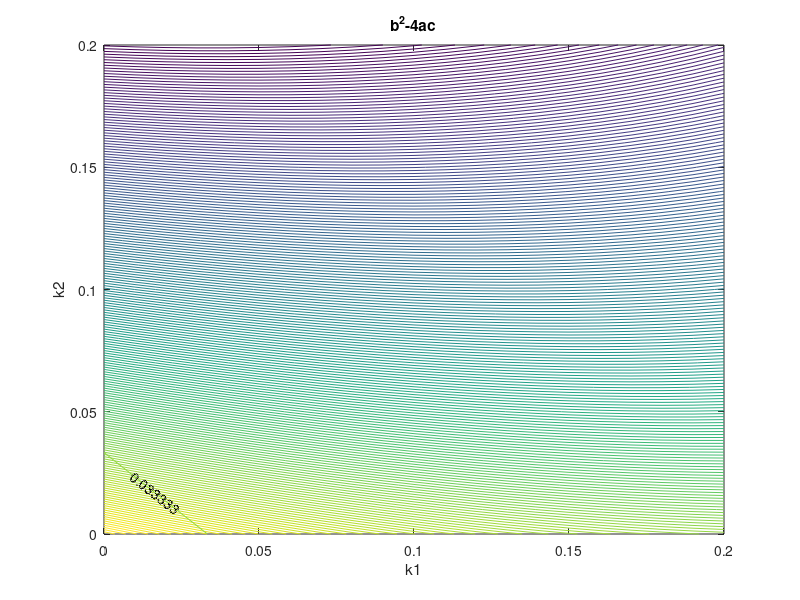
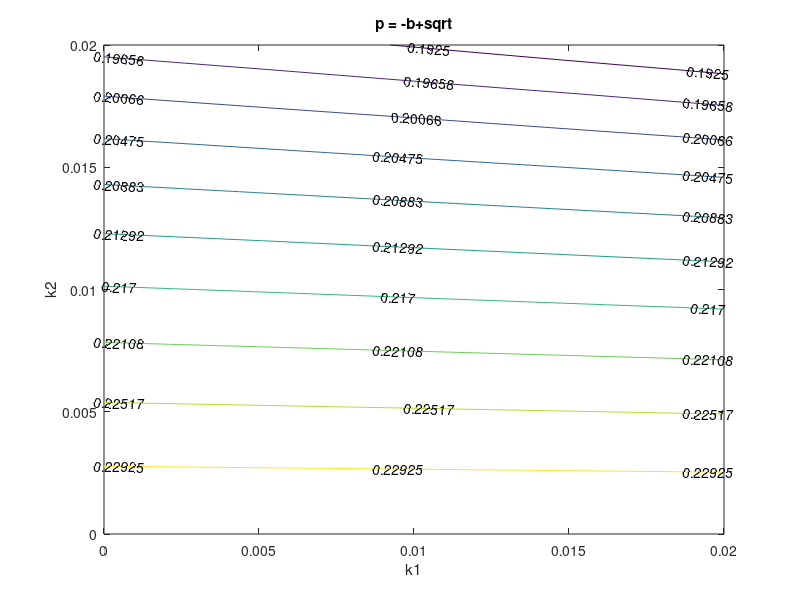
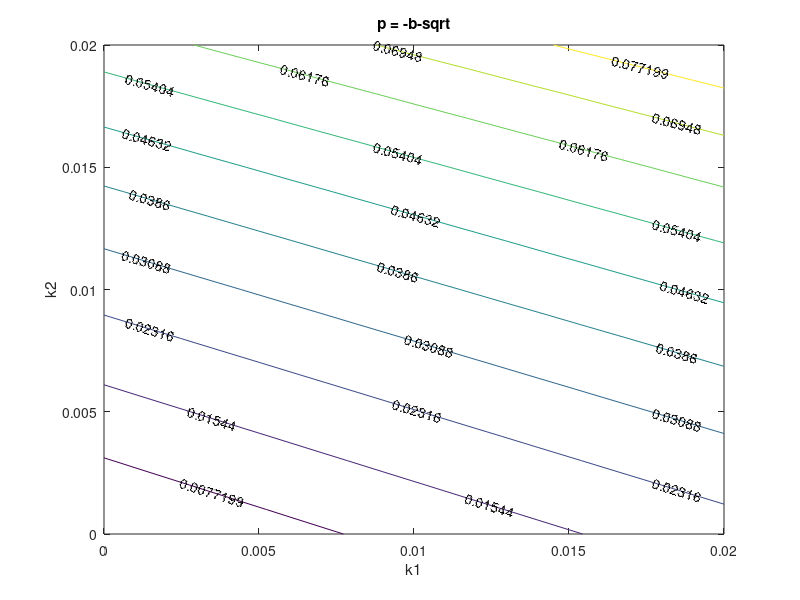

These figures' MATLAB source, in order:
%Fastlane quadratic equation testing
vmax = [30 27.5];
vc = 25;
L = [5 30]; %L1 was 6, L2 was 18
kjam = 1/L(1);
kc = kjam/6;
T = [1 2]; %T(2) was 1.5
w = (vc*kc)/(kjam-kc);
if w > L(1)/T(1)
    disp('Attention! w>L(1)/T(1)')
end

af = L+T.*vmax;
ac = T*w*kjam;
bf = -T.*((vmax-vc)/kc);
bc = L-T*w;

% Check the exstence of solution
sbf = @(x) bf*x; % x is a column vector
saf = @(x) af*x;
f = @(x,y) (sbf([x(:) y(:)]')-af(1)).^2+4*bf(1)*saf([x(:) y(:)]');
    %Existence of the solution of the quadratic equation of p 
add = @(x,y) x+y; %expecting k1+k2<pc in free flow
x = 0:0.01:0.2;
[X,Y] = meshgrid(x);
contour(X,Y,reshape(f(X,Y),length(x),length(x)),200)
xlabel('k1')
ylabel('k2')
% colorbar
hold on
contour(X,Y,add(X,Y),[kc,kc],'ShowText','on')
hold off
title('b^2-4ac')

% Check solutions
soln = @(x,y) (af(1)-sbf([x(:) y(:)]')-sqrt(f(x,y)))/(-2*bf(1));
solp = @(x,y) (af(1)-sbf([x(:) y(:)]')+sqrt(f(x,y)))/(-2*bf(1));
figure()
x1 = 0:0.001:0.02;
[X1,Y1] = meshgrid(x1);
contour(X1,Y1,reshape(solp(X1,Y1),length(x1),length(x1)),'ShowText','on')% Too large >pc
xlabel('k1')
ylabel('k2')
title('p = -b+sqrt')

figure()
contour(X1,Y1,reshape(soln(X1,Y1),length(x1),length(x1)),'ShowText','on')% Ok
xlabel('k1')
ylabel('k2')
title('p = -b-sqrt')
